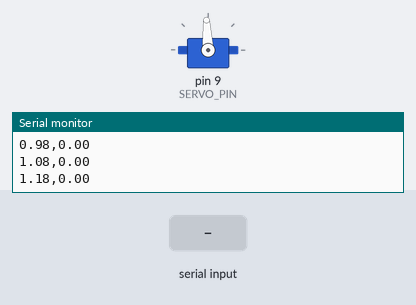
The sketch below on a simulated Arduino Uno, built with avr-gcc and run on an emulated ATmega328P. On the bench: servo, the last lines printed to the serial monitor. The test bench sets the inputs (shaded band).

Above: at 1.2 s.
1.3 s: "s90\n" received over Serial
At 3.49 s:
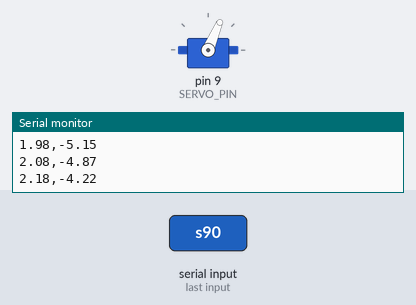
4.3 s: "+" received over Serial
At 4.65 s:
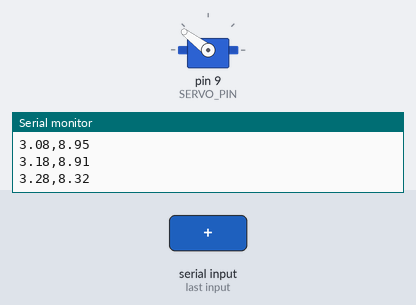
7.3 s: "h90\n" received over Serial
Timing chart, 0 to 10.3 s (numbered marks = the images above; inputs shaded):
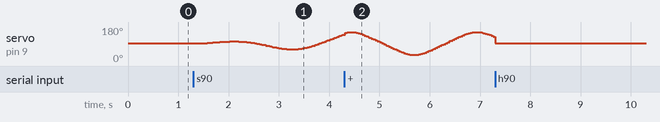

The sketch:

shaker.ino
```cpp
// PlugBot 흔들림 갑판 (자동 생성: real/shaker/make_sketch.py, 직접 고치지 말고 다시 생성)
// 시뮬레이션 plugbot.waves.HeaveProfile과 같은 식으로 소켓 상하 변위 h(t)를 만들고, 서보 각도로 바꾼다.
// 시리얼(115200): s=정현파  w=불규칙파(시뮬레이션과 같음)  h=멈춤(가운데)  +/-=진폭 1 mm  p2.5=주기(s)  ?=상태
#include <Servo.h>

const int SERVO_PIN = 9;
const int SERVO_DIR = 1;          // 소켓이 반대로 움직이면 -1
const float CENTER_US = 1500;     // 서보 가운데(레버가 수평일 때). 조립 후 h 모드에서 맞춘다
const float US_PER_DEG = 1000.0 / 90.0;
const float MAX_DEG = 60;         // 서보 최대 편차(기구 보호)

// 기구 치수(mm): cad/make_parts.py
const float SOCKET_ARM_MM = 65.0;  // 힌지 → 소켓 중심
float LEVER_ARM_MM = 120.0;       // 힌지 → 연결 막대를 꽂은 레버 구멍(120/130/140/150)
float HORN_MM = 20.0;             // 서보 축 → 혼 구멍

// 흔들림
char mode = 'h';
float ampMM = 8.0;            // 정현파 진폭(mm)
float periodS = 2.50;       // 정현파 주기(s)
const int N = 16;              // 불규칙파 성분 수(JONSWAP, 유의파고 2.0 cm, 시드 0)
const float W[N] = {1.50796, 1.82631, 2.14466, 2.46301, 2.78136, 3.09970, 3.41805, 3.73640, 4.05475, 4.37310, 4.69145, 5.00979, 5.32814, 5.64649, 5.96484, 6.28319};       // rad/s
const float A[N] = {0.13181, 1.07908, 2.23309, 4.32793, 3.14175, 2.10728, 1.76455, 1.49155, 1.25997, 1.06844, 0.91141, 0.78270, 0.67680, 0.58916, 0.51616, 0.45492};       // mm
const float PH[N] = {4.00215, 1.69512, 0.25744, 0.10385, 5.10993, 5.73501, 3.81160, 4.58356, 3.41570, 5.87523, 5.12616, 0.01721, 5.38723, 0.21102, 4.58456, 1.10368};     // rad

Servo servo;
unsigned long t0;
float ramp = 0;                   // 시작, 모드 변경 때 3초에 걸쳐 진폭을 키운다

float heaveMM(float t) {
  if (mode == 's') return ampMM * sin(2 * PI * t / periodS);
  if (mode == 'w') { float h = 0; for (int i = 0; i < N; i++) h += A[i] * sin(W[i] * t + PH[i]); return h; }
  return 0;
}

void setMode(char m) { mode = m; ramp = 0; t0 = millis(); }

void setup() {
  Serial.begin(115200);
  servo.attach(SERVO_PIN);
  servo.writeMicroseconds(CENTER_US);
  t0 = millis();
  Serial.println(F("PlugBot shaker: s=sine w=wave h=hold +/- amp p<sec> ?"));
}

void loop() {
  static unsigned long next = 0;
  if (Serial.available()) {
    char c = Serial.read();
    if (c == 's' || c == 'w' || c == 'h') setMode(c);
    else if (c == '+') ampMM += 1;
    else if (c == '-') ampMM = max(0.0, ampMM - 1);
    else if (c == 'p') { float p = Serial.parseFloat(); if (p > 0.5) periodS = p; }
    else if (c == '?') { Serial.print(F("mode ")); Serial.print(mode); Serial.print(F(" amp ")); Serial.print(ampMM);
                         Serial.print(F(" period ")); Serial.println(periodS); }
  }
  unsigned long now = millis();
  if (now < next) return;
  next = now + 20;                // 50 Hz
  float t = (now - t0) / 1000.0;
  ramp = min(1.0, ramp + 0.02 / 3.0);
  float h = ramp * heaveMM(t);                                   // 소켓 상하(mm)
  float lever = h * LEVER_ARM_MM / SOCKET_ARM_MM;                // 레버 구멍 상하(mm)
  float s = constrain(lever / HORN_MM, -0.95, 0.95);
  float deg = constrain(degrees(asin(s)), -MAX_DEG, MAX_DEG);
  servo.writeMicroseconds(CENTER_US + SERVO_DIR * deg * US_PER_DEG);
  static int k = 0;
  if (++k % 5 == 0) { Serial.print(t, 2); Serial.print(','); Serial.println(h, 2); }  // 시각(s), 소켓 상하(mm)
}
```
